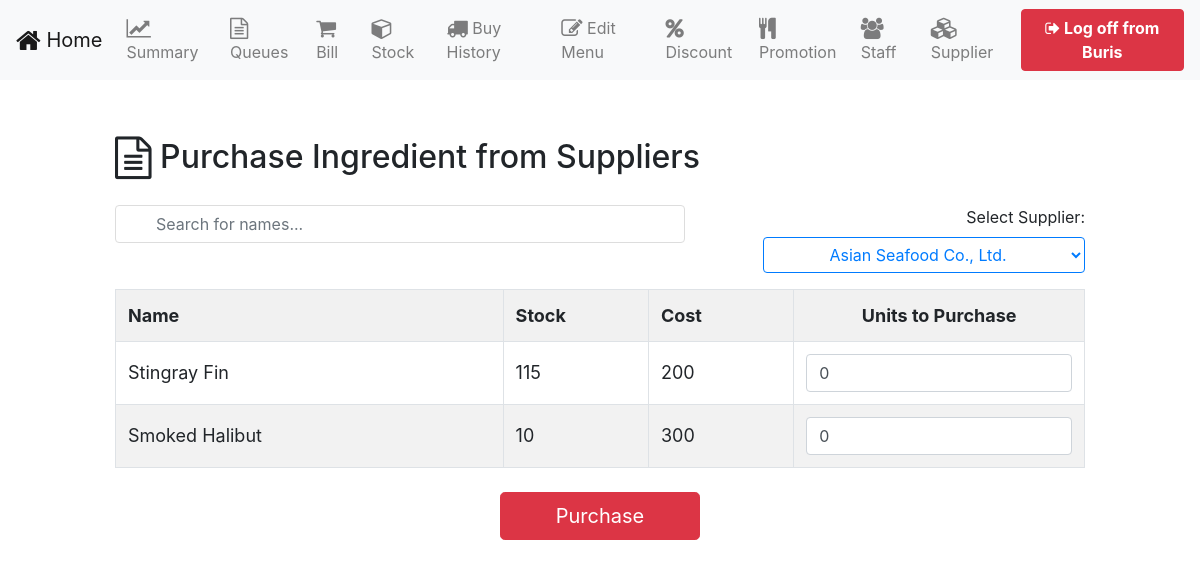
Page /welcome/?test=6&sub=1 (signed in) on the committed database.
### tables this page shows
CREATE TABLE `staff` (
  `staffID` int(11) NOT NULL,
  `staffName` varchar(50) NOT NULL,
  `lName` varchar(20) NOT NULL,
  `gender` varchar(2) NOT NULL,
  `staffAddress` text NOT NULL,
  `subdistrict` varchar(30) NOT NULL,
  `district` varchar(30) NOT NULL,
  `province` varchar(30) NOT NULL,
  `zip` varchar(5) NOT NULL,
  `staffPhone` varchar(10) NOT NULL,
  `staffEmail` varchar(30) NOT NULL,
  `staffPosition` varchar(20) NOT NULL,
  `user_id` int(11) DEFAULT NULL
);

CREATE TABLE `ingredient` (
  `ingredientID` int(11) NOT NULL,
  `ingredientName` varchar(20) NOT NULL,
  `ingredientStock` int(11) NOT NULL,
  `ingredientCostPerUnit` float NOT NULL,
  `supplierID` int(11) NOT NULL DEFAULT 6
);

### table/buy-ingredient.php (the view, shortened to what this page needs)
<form method="post" action="../ingredient-request.php?sub=<?php echo $_GET["sub"]; ?>">
  <div class="container-fluid">
    <div class="row">
      <div class="col-sm-1"></div>
      <div class="col-sm-10" style="margin-top: 20px">
        <h2><br><i class="fa fa-file-text-o fa-lg"></i> Purchase Ingredient from Suppliers</h2>
      </div>
      <div class="col-sm-1"></div>
      <div class="col-sm-1"></div>
      <div class="col-sm-6" style="margin-top: 20px">
        <input class="form-control" type="text" id="myInput" onkeyup="myFunction()" placeholder="Search for names...">
      </div>
      <div class="col-sm-4" style="margin-top: 20px" align="right">
        <div class="form-group">
          <label for="role">Select Supplier:</label>
          <select class="btn btn-outline-primary dropdown-toggle" type="button" name="search" id="dynamic_select">
            <?php
            include'../connection.php';
            $sql = "SELECT supplierID, supplierName FROM supplier;" ;
            $result = mysqli_query($conn, $sql);
            $id = $_GET["sub"];
            if (mysqli_num_rows($result) > 0) {
              while($row = mysqli_fetch_assoc($result)) {
                echo '<option value="../welcome?test=6&sub='.$row["supplierID"];
                if ($id == $row["supplierID"]) {
                  echo '" selected>';
                }
                else{
                  echo '">';
                }
                echo $row["supplierName"].'</option>';
              }
            }
            ?>
          </select>
        </div>
      </div>
    </div>
  </div>
  <div class="container-fluid">
    <div class="row">
      <div class="col-sm-1"></div>
      <div class="col-sm-10">
        <table id="myTable" class="table-striped table-bordered">
          <tr class="header">
            <th style="width:40%;">Name</th>
            <th style="width:15%;">Stock</th>
            <th style="width:15%;">Cost</th>
            <th style="width:30%;"><center>Units to Purchase</center></th>
          </tr>
          <?php
          $id = $_GET["sub"];
          $sql = "SELECT i.ingredientID AS ID, i.ingredientName AS name, i.ingredientStock AS stock, i.ingredientCostPerUnit AS cost FROM ingredient i, supplier s WHERE i.supplierID = s.supplierID AND s.supplierID = '$id';" ;
          $result = mysqli_query($conn, $sql);
          if (mysqli_num_rows($result) > 0) {
            while($row = mysqli_fetch_assoc($result)) {
              echo "<tr>";
              echo '<td> ';
              echo ' ' . $row["name"]. "</td><td> " . $row["stock"]. "</td><td> " . $row["cost"]. "</td>";
              echo '<td> <input type="number" class="form-control" value=0 id="'.$row["ID"].'" name="'.$row["ID"].'" min="0"> </td>';
              echo "</tr>";
            }
          }
          ?>
        </table>
      </div>
      <div class="col-sm-1"></div>
    </div>
  </div>
  <div class="container">
   <div class="row">
     <div class="col-sm-3">
     </div>
     <div class="col-sm-6">
      <br>
      <div class="col-sm-12 " align="center">
       <button type="submit" class="btn btn-danger btn-lg" style="width: 200px; margin-bottom: 50px">Purchase</button>
     </div>
     <br>
   </div>
 </div>
</div>
</form>

### nav-bar.php (shortened to what this page needs)
<?php
if (isset($_SESSION['username'])) {
  require_once "../connection.php";
  $sql = "SELECT s.staffName FROM staff s, tbl_user t WHERE t.username = '$_SESSION[username]' AND t.user_id = s.user_id";
  $query = mysqli_query($conn, $sql);
  $staff = mysqli_fetch_assoc($query);
}
if ($_SESSION["username"] == NULL) {
  ?>
  <nav class="navbar sticky-top navbar-expand-lg navbar-light bg-light">
    <a class="navbar-brand" href="../welcome">POS</a>
    <button class="navbar-toggler" type="button" data-toggle="collapse" data-target="#navbarNavDropdown" aria-controls="navbarNavDropdown" aria-expanded="false" aria-label="Toggle navigation">
      <span class="navbar-toggler-icon"></span>
    </button>
    <div class="collapse navbar-collapse" id="navbarNavDropdown">
      <ul class="navbar-nav mr-auto mt-2 mt-lg-0"></ul>
      <form class="navbar-inline my-2 my-lg-0">
        <a href="../register" class="btn bg-success text-white my-2 my-sm-0"><b>Register</b></a>
        <a href="../" class="btn btn-outline-primary my-2 my-sm-0"><b>Login</b></a>
      </form>
    </div>
  </nav>
<?php }
else if($_SESSION["userRole"] == 'Manager'){
  ?>
  <nav class="navbar sticky-top navbar-expand-lg navbar-light bg-light">
    <a class="navbar-brand" href="../welcome"><i class="fa fa-home fa-lg"></i> Home</a>
    <div class="collapse navbar-collapse" id="navbarNavDropdown">
      <ul class="navbar-nav">
        <li class="nav-item"> <a class="nav-link" href="../welcome/?test=7"><i class="fa fa-line-chart fa-lg"></i> Summary</a> </li>
        <li class="nav-item"> <a class="nav-link" href="../welcome/?test=5"><i class="fa fa-file-text-o fa-lg"></i> Queues</a> </li>
        <li class="nav-item"> <a class="nav-link" href="../welcome/?test=9"><i class="fa fa-shopping-cart fa-lg"></i> Bill</a> </li>
        <li class="nav-item"> <a class="nav-link" href="../welcome/?test=4"><i class="fa fa-cube fa-lg"></i> Stock</a> </li>
        <li class="nav-item"> <a class="nav-link" href="../welcome/?test=2"><i class="fa fa-truck fa-lg"></i> Buy History</a> </li>
        <li class="nav-item"> <a class="nav-link" href="../welcome/?test=15"><i class="fa fa-pencil-square-o fa-lg"></i> Edit Menu</a> </li>
        <li class="nav-item"> <a class="nav-link" href="../welcome/?test=8"><i class="fa fa-percent fa-lg"></i> Discount</a> </li>
        <li class="nav-item"> <a class="nav-link" href="../welcome/?test=14"><i class="fa fa-cutlery fa-lg"></i> Promotion</a> </li>
        <li class="nav-item"> <a class="nav-link" href="../welcome/?test=1"><i class="fa fa-users fa-lg"></i> Staff</a> </li>
        <li class="nav-item"> <a class="nav-link" href="../welcome/?test=10"><i class="fa fa-cubes fa-lg"></i> Supplier</a> </li>
      </ul>
      <form class="navbar-inline my-2 my-lg-0">
        <a href="../logout.php" class="btn btn-danger"><i class="fa fa-sign-out"></i><b> Log off from <?php echo $staff['staffName'];?></b></a>
      </form>
    </div>
  </nav>
<?php }
?>

### css/timetable-demo.css (style rules this page uses)
body { font-family:Helvetica Neue,Helvetica,Arial,sans-serif;color:#333;font-size:15px }
a { text-decoration:none }

### css/table.css (style rules this page uses)
#myInput { background-image: url('/css/searchicon.png'); background-position: 10px 12px; background-repeat: no-repeat; width: 100%; font-size: 16px; padding: 12px 20px 12px 40px; border: 1px solid #ddd; margin-bottom: 12px; }
#myTable { border-collapse: collapse; width: 100%; border: 1px solid #ddd; font-size: 18px; }
#myTable th, #myTable td { text-align: left; padding: 12px; }
#myTable tr { border-bottom: 1px solid #ddd; }
#myTable tr.header, #myTable tr:hover { background-color: #f1f1f1; }

### rows in the picture
staff: staffName "Buris"
ingredient: ingredientName "Stingray Fin", ingredientStock "115", ingredientCostPerUnit "200"
ingredient: ingredientName "Smoked Halibut", ingredientStock "10", ingredientCostPerUnit "300"

### other values in the picture
form field search "Asian Seafood Co., Ltd."
